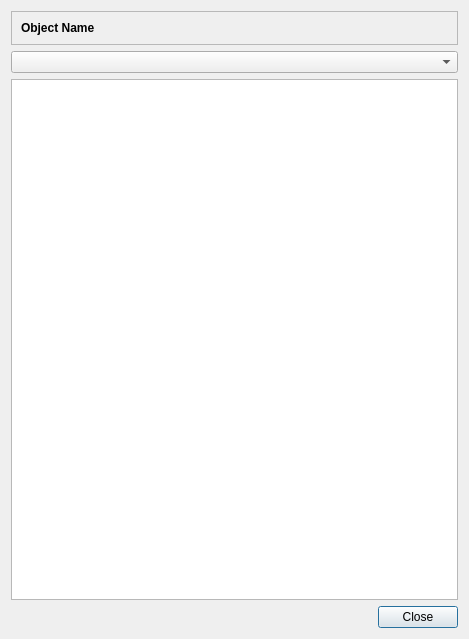
<?xml version="1.0" encoding="UTF-8"?>
<ui version="4.0">
 <class>HelpView_q</class>
 <widget class="QDialog" name="HelpView_q">
  <property name="windowModality">
   <enum>Qt::NonModal</enum>
  </property>
  <property name="geometry">
   <rect>
    <x>0</x>
    <y>0</y>
    <width>469</width>
    <height>639</height>
   </rect>
  </property>
  <property name="windowTitle">
   <string>Help</string>
  </property>
  <layout class="QVBoxLayout" name="verticalLayout">
   <item>
    <layout class="QGridLayout" name="gridLayout">
     <item row="0" column="0">
      <widget class="QFrame" name="frame">
       <property name="frameShape">
        <enum>QFrame::StyledPanel</enum>
       </property>
       <property name="frameShadow">
        <enum>QFrame::Raised</enum>
       </property>
       <layout class="QGridLayout" name="gridLayout_2">
        <item row="0" column="0">
         <widget class="QLabel" name="objectname">
          <property name="font">
           <font>
            <weight>75</weight>
            <bold>true</bold>
           </font>
          </property>
          <property name="text">
           <string>Object Name</string>
          </property>
          <property name="wordWrap">
           <bool>false</bool>
          </property>
         </widget>
        </item>
       </layout>
      </widget>
     </item>
     <item row="2" column="0">
      <widget class="QTextBrowser" name="textview"/>
     </item>
     <item row="3" column="0">
      <layout class="QHBoxLayout" name="horizontalLayout">
       <item>
        <spacer name="horizontalSpacer">
         <property name="orientation">
          <enum>Qt::Horizontal</enum>
         </property>
         <property name="sizeHint" stdset="0">
          <size>
           <width>40</width>
           <height>20</height>
          </size>
         </property>
        </spacer>
       </item>
       <item>
        <widget class="QPushButton" name="closeButton">
         <property name="text">
          <string>Close</string>
         </property>
        </widget>
       </item>
      </layout>
     </item>
     <item row="1" column="0">
      <widget class="QComboBox" name="comboBox"/>
     </item>
    </layout>
   </item>
  </layout>
 </widget>
 <resources/>
 <connections>
  <connection>
   <sender>closeButton</sender>
   <signal>clicked()</signal>
   <receiver>HelpView_q</receiver>
   <slot>close()</slot>
   <hints>
    <hint type="sourcelabel">
     <x>418</x>
     <y>588</y>
    </hint>
    <hint type="destinationlabel">
     <x>234</x>
     <y>319</y>
    </hint>
   </hints>
  </connection>
 </connections>
</ui>
